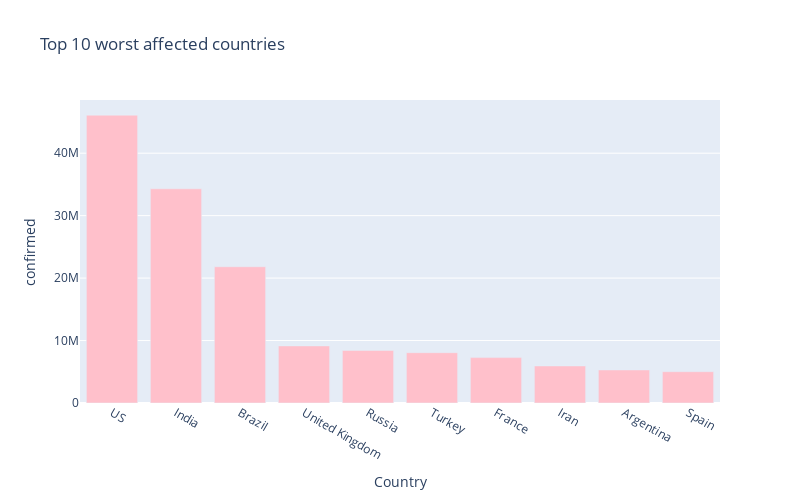

Notebook code cell kept with this figure:
### Markdown cell above
## *10 Worst Hit Countries - Confirmed Cases*

### Code cell
px.bar(
    sorted_country.head(10),
    x = "Country",
    y = "confirmed",
    title= "Top 10 worst affected countries", # the axis names
    color_discrete_sequence=["pink"], 
    height=500,
    width=800
)

### Figure 1 — Plotly figure (JSON) as saved in the notebook; plotly's stock layout.template omitted (floating-point values rounded to 4 significant figures)
{"data": [{"alignmentgroup": "True", "hovertemplate": "Country=%{x}<br>confirmed=%{y}<extra></extra>", "legendgroup": "", "marker": {"color": "pink", "pattern": {"shape": ""}}, "name": "", "offsetgroup": "", "orientation": "v", "showlegend": false, "textposition": "auto", "type": "bar", "x": ["US", "India", "Brazil", "United Kingdom", "Russia", "Turkey", "France", "Iran", "Argentina", "Spain"], "xaxis": "x", "y": [46091954, 34296237, 21814693, 9140441, 8417305, 8061636, 7270410, 5934495, 5289945, 5011148], "yaxis": "y"}], "layout": {"barmode": "relative", "height": 500, "legend": {"tracegroupgap": 0}, "title": {"text": "Top 10 worst affected countries"}, "width": 800, "xaxis": {"anchor": "y", "domain": [0, 1], "title": {"text": "Country"}}, "yaxis": {"anchor": "x", "domain": [0, 1], "title": {"text": "confirmed"}}}}
